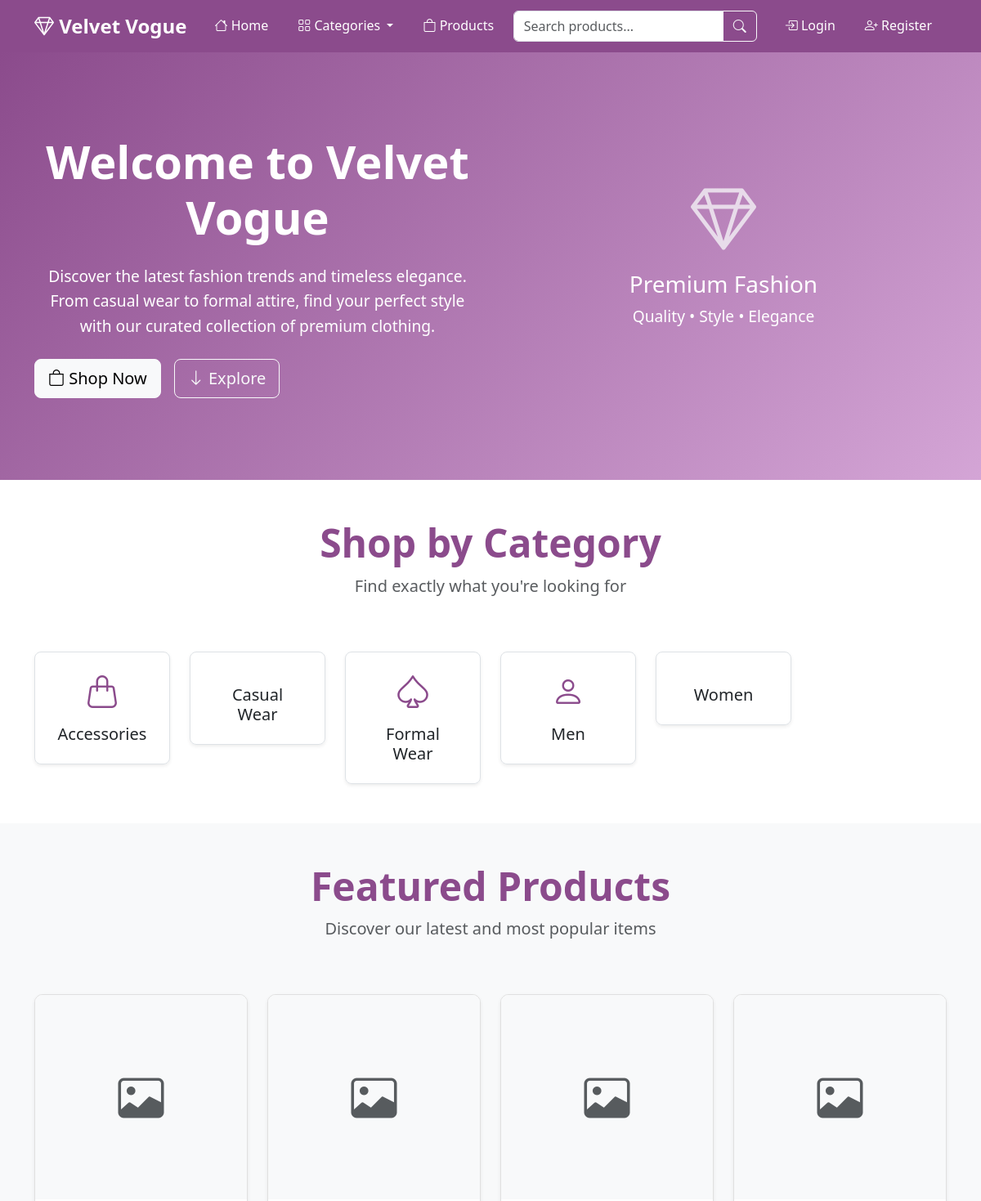
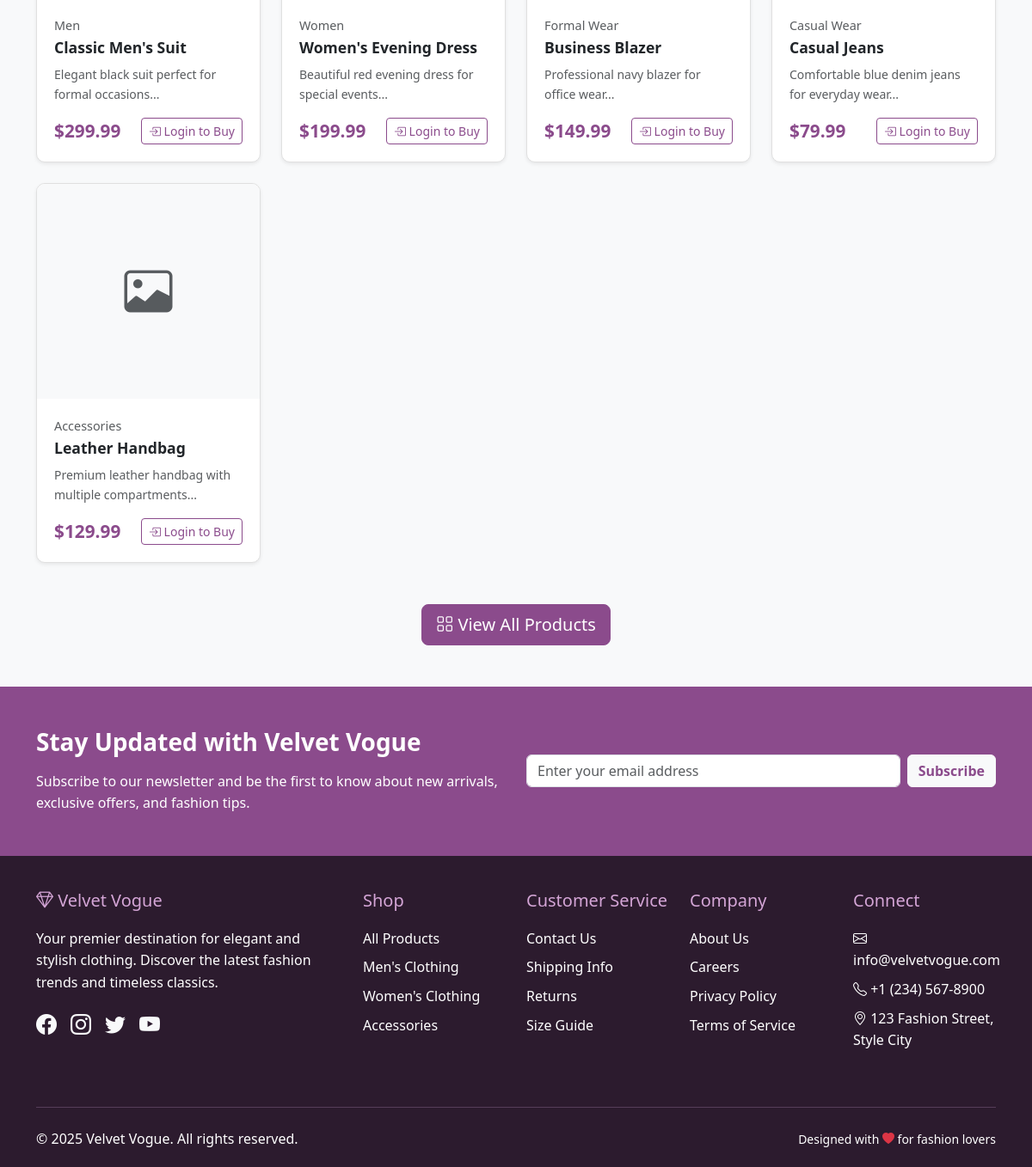
The page / on the database its author committed (2 pictures, top to bottom).
### tables this page shows
CREATE TABLE categories (
    category_id INT AUTO_INCREMENT PRIMARY KEY,
    category_name VARCHAR(100) NOT NULL UNIQUE
);

CREATE TABLE products (
    product_id INT AUTO_INCREMENT PRIMARY KEY,
    category_id INT NOT NULL,
    product_name VARCHAR(200) NOT NULL,
    description TEXT,
    price DECIMAL(10, 2) NOT NULL,
    size ENUM('XS', 'S', 'M', 'L', 'XL', 'XXL') DEFAULT 'M',
    color VARCHAR(50),
    image_path VARCHAR(255),
    stock_quantity INT DEFAULT 0,
    created_at TIMESTAMP DEFAULT CURRENT_TIMESTAMP,
    FOREIGN KEY (category_id) REFERENCES categories(category_id) ON DELETE CASCADE
);

### includes/products.php (called while the page is built, shortened)
<?php
function getAllProducts($limit = null, $offset = 0)
{
    try {
        $pdo = getDatabaseConnection();
        $sql = "SELECT p.*, c.category_name
                FROM products p
                JOIN categories c ON p.category_id = c.category_id
                ORDER BY p.created_at DESC";
        if ($limit) {
            $sql .= " LIMIT $limit OFFSET $offset";
        }
        $stmt = $pdo->query($sql);
        return $stmt->fetchAll();
    } catch (PDOException $e) {
        error_log("Error fetching products: " . $e->getMessage());
        return [];
    }
}
function getAllCategories()
{
    try {
        $pdo = getDatabaseConnection();
        $stmt = $pdo->query("SELECT * FROM categories ORDER BY category_name");
        return $stmt->fetchAll();
    } catch (PDOException $e) {
        error_log("Error fetching categories: " . $e->getMessage());
        return [];
    }
}

### includes/auth.php (called while the page is built, shortened)
<?php
function isLoggedIn() {
    return isset($_SESSION['logged_in']) && $_SESSION['logged_in'] === true;
}
?>

### index.php (the view, shortened to what this page needs)
<?php
require_once 'includes/header.php';
require_once 'includes/products.php';
$featuredProducts = getAllProducts(8);
$categories = getAllCategories();
?>
<section class="hero-section">
    <div class="container">
        <div class="row align-items-center">
            <div class="col-lg-6">
                <h1 class="display-4 fw-bold mb-4">Welcome to Velvet Vogue</h1>
                <p class="lead mb-4">Discover the latest fashion trends and timeless elegance. From casual wear to formal attire, find your perfect style with our curated collection of premium clothing.</p>
                <div class="d-flex gap-3">
                    <a href="products.php" class="btn btn-light btn-lg">
                        <i class="bi bi-bag"></i> Shop Now
                    </a>
                    <a href="#featured-products" class="btn btn-outline-light btn-lg">
                        <i class="bi bi-arrow-down"></i> Explore
                    </a>
                </div>
            </div>
            <div class="col-lg-6 text-center">
                <div class="hero-image mt-4 mt-lg-0">
                    <i class="bi bi-gem display-1 text-light opacity-75"></i>
                    <h3 class="mt-3">Premium Fashion</h3>
                    <p>Quality • Style • Elegance</p>
                </div>
            </div>
        </div>
    </div>
</section>
<section class="py-5">
    <div class="container">
        <div class="row">
            <div class="col-12 text-center mb-5">
                <h2 class="display-5 fw-bold text-primary-custom">Shop by Category</h2>
                <p class="lead text-muted">Find exactly what you're looking for</p>
            </div>
        </div>
        <div class="row g-4">
            <?php foreach ($categories as $category): ?>
                <div class="col-lg-2 col-md-4 col-sm-6">
                    <div class="text-center">
                        <a href="category.php?id=<?php echo $category['category_id']; ?>"
                           class="text-decoration-none">
                            <div class="category-card p-4 border rounded-3 shadow-sm h-100
                                        d-flex flex-column align-items-center justify-content-center
                                        transition-all hover-shadow">
                                <div class="category-icon mb-3">
                                    <?php
                                    $iconClass = 'bi-bag';
                                    switch (strtolower($category['category_name'])) {
                                        case 'men':
                                            $iconClass = 'bi-person';
                                            break;
                                        case 'women':
                                            $iconClass = 'bi-person-dress';
                                            break;
                                        case 'formal wear':
                                            $iconClass = 'bi-suit-spade';
                                            break;
                                        case 'casual wear':
                                            $iconClass = 'bi-shirt';
                                            break;
                                        case 'accessories':
                                            $iconClass = 'bi-handbag';
                                            break;
                                    }
                                    ?>
                                    <i class="<?php echo $iconClass; ?> display-6 text-primary-custom"></i>
                                </div>
                                <h5 class="category-name text-dark mb-0">
                                    <?php echo htmlspecialchars($category['category_name']); ?>
                                </h5>
                            </div>
                        </a>
                    </div>
                </div>
            <?php endforeach; ?>
        </div>
    </div>
</section>
<section id="featured-products" class="py-5 bg-light">
    <div class="container">
        <div class="row">
            <div class="col-12 text-center mb-5">
                <h2 class="display-5 fw-bold text-primary-custom">Featured Products</h2>
                <p class="lead text-muted">Discover our latest and most popular items</p>
            </div>
        </div>
        <?php if (!empty($featuredProducts)): ?>
            <div class="row g-4">
                <?php foreach ($featuredProducts as $product): ?>
                    <div class="col-lg-3 col-md-6">
                        <div class="product-card card h-100 shadow-sm">
                            <div class="position-relative">
                                <?php if ($product['image_path'] && file_exists('uploads/' . $product['image_path'])): ?>
                                    <img src="uploads/<?php echo htmlspecialchars($product['image_path']); ?>"
                                         class="product-image card-img-top"
                                         alt="<?php echo htmlspecialchars($product['product_name']); ?>">
                                <?php else: ?>
                                    <div class="product-image card-img-top d-flex align-items-center justify-content-center bg-light">
                                        <i class="bi bi-image display-4 text-muted"></i>
                                    </div>
                                <?php endif; ?>
                            </div>
                            <div class="product-card-body card-body d-flex flex-column">
                                <div class="product-category text-muted small mb-1">
                                    <?php echo htmlspecialchars($product['category_name']); ?>
                                </div>
                                <h5 class="product-title card-title">
                                    <a href="product-detail.php?id=<?php echo $product['product_id']; ?>"
                                       class="text-decoration-none text-dark">
                                        <?php echo htmlspecialchars($product['product_name']); ?>
                                    </a>
                                </h5>
                                <p class="card-text text-muted small flex-grow-1">
                                    <?php echo htmlspecialchars(substr($product['description'], 0, 100)) . '...'; ?>
                                </p>
                                <div class="d-flex justify-content-between align-items-center mt-auto">
                                    <div class="product-price h5 mb-0 text-primary-custom fw-bold">
                                        $<?php echo number_format($product['price'], 2); ?>
                                    </div>
                                    <?php if ($product['stock_quantity'] > 0): ?>
                                        <?php if (isLoggedIn()): ?>
                                            <button class="btn btn-primary-custom btn-sm add-to-cart-btn"
                                                    data-product-id="<?php echo $product['product_id']; ?>">
                                                <i class="bi bi-cart-plus"></i> Add to Cart
                                            </button>
                                        <?php else: ?>
                                            <a href="login.php" class="btn btn-outline-primary-custom btn-sm">
                                                <i class="bi bi-box-arrow-in-right"></i> Login to Buy
                                            </a>
                                        <?php endif; ?>
                                    <?php else: ?>
                                        <button class="btn btn-secondary btn-sm" disabled>
                                            <i class="bi bi-x-circle"></i> Out of Stock
                                        </button>
                                    <?php endif; ?>
                                </div>
                            </div>
                        </div>
                    </div>
                <?php endforeach; ?>
            </div>
            <div class="text-center mt-5">
                <a href="products.php" class="btn btn-primary-custom btn-lg">
                    <i class="bi bi-grid"></i> View All Products
                </a>
            </div>
        <?php endif; ?>
    </div>
</section>
<section class="py-5 bg-primary-custom text-white">
    <div class="container">
        <div class="row align-items-center">
            <div class="col-lg-6">
                <h3 class="fw-bold mb-3">Stay Updated with Velvet Vogue</h3>
                <p class="mb-0">Subscribe to our newsletter and be the first to know about new arrivals, exclusive offers, and fashion tips.</p>
            </div>
            <div class="col-lg-6">
                <form class="d-flex gap-2 mt-3 mt-lg-0">
                    <input type="email" class="form-control" placeholder="Enter your email address" required>
                    <button type="submit" class="btn btn-light text-primary-custom fw-bold">
                        Subscribe
                    </button>
                </form>
            </div>
        </div>
    </div>
</section>
<?php require_once 'includes/footer.php'; ?>

### css/style.css (style rules this page uses)
:root { --primary-color: #8B4B8C; --secondary-color: #D4A5D6; --accent-color: #F8E8F9; --dark-color: #2C1B2E; --light-color: #FFFFFF; --text-color: #333333; --border-color: #E0E0E0; --success-color: #28a745; --danger-color: #dc3545; --warning-color: #ffc107; }
body { font-family: 'Segoe UI', Tahoma, Geneva, Verdana, sans-serif; color: var(--text-color); line-height: 1.6; }
.bg-primary-custom { background-color: var(--primary-color) !important; }
.text-primary-custom { color: var(--primary-color) !important; }
.btn-primary-custom { background-color: var(--primary-color); border-color: var(--primary-color); color: var(--light-color); }
.btn-outline-primary-custom { color: var(--primary-color); border-color: var(--primary-color); }
.hero-section { background: linear-gradient(135deg, var(--primary-color), var(--secondary-color)); color: var(--light-color); padding: 100px 0; text-align: center; }
.hero-section h1 { font-size: 3.5rem; font-weight: bold; margin-bottom: 20px; }
.hero-section p { font-size: 1.2rem; margin-bottom: 30px; }
.product-card { border: 1px solid var(--border-color); border-radius: 10px; overflow: hidden; transition: transform 0.3s ease, box-shadow 0.3s ease; height: 100%; }
.product-image { width: 100%; height: 250px; object-fit: cover; background-color: var(--accent-color); }
.product-card-body { padding: 20px; }
.product-title { font-size: 1.1rem; font-weight: 600; margin-bottom: 10px; color: var(--text-color); }
.product-price { font-size: 1.3rem; font-weight: bold; color: var(--primary-color); margin-bottom: 15px; }
.product-category { font-size: 0.9rem; color: #666; margin-bottom: 10px; }

### rows shown on the page
categories: category_name "Accessories"
categories: category_name "Casual Wear"
categories: category_name "Formal Wear"
categories: category_name "Men"
categories: category_name "Women"
products: category.category_name "Men", product_name "Classic Men's Suit", description "Elegant black suit perfect for formal occasions", price "299.99", stock_quantity "Login to Buy"
products: category.category_name "Women", product_name "Women's Evening Dress", description "Beautiful red evening dress for special events", price "199.99", stock_quantity "Login to Buy"
products: category.category_name "Formal Wear", product_name "Business Blazer", description "Professional navy blazer for office wear", price "149.99", stock_quantity "Login to Buy"
products: category.category_name "Casual Wear", product_name "Casual Jeans", description "Comfortable blue denim jeans for everyday wear", price "79.99", stock_quantity "Login to Buy"
products: category.category_name "Accessories", product_name "Leather Handbag", description "Premium leather handbag with multiple compartments", price "129.99", stock_quantity "Login to Buy"
